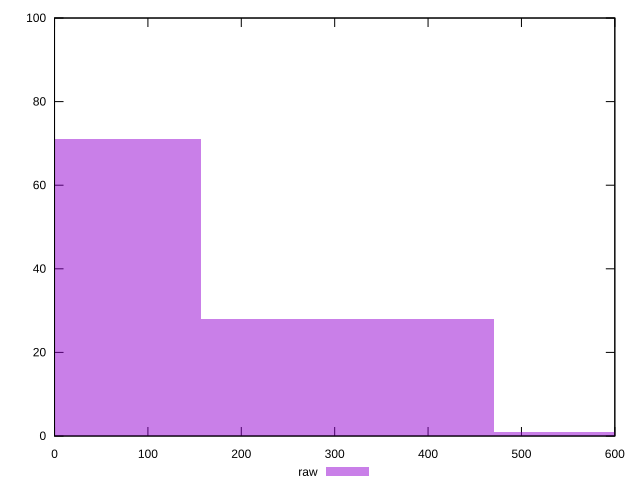

Here is the gnuplot script that generated this plot:
reset

$raw <<EOF
313.78263721353676 28
0 71
627.5652744270735 1
EOF

set key outside below
set boxwidth 313.78263721353676
set xrange [0:600]
set yrange [0:100]
set trange [0:100]
set style fill transparent solid 0.5 noborder
set terminal svg size 640, 490 enhanced background rgb 'white'
set output "report_00015_2021-02-09T16-11-33.973Z/unused-css-rules/samples/pages+cached+noadtech/raw/histogram.svg"

plot $raw title "raw" with boxes

reset
